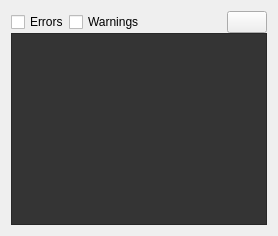
      <widget class="QWidget" name="layoutWidget">
       <layout class="QVBoxLayout" name="verticalLayout_16">
        <property name="spacing">
         <number>0</number>
        </property>
        <item>
         <layout class="QHBoxLayout" name="horizontalLayout_2">
          <item>
           <widget class="QCheckBox" name="errorsCheckBox">
            <property name="text">
             <string>Errors</string>
            </property>
           </widget>
          </item>
          <item>
           <widget class="QCheckBox" name="warningsCheckBox">
            <property name="text">
             <string>Warnings</string>
            </property>
           </widget>
          </item>
          <item>
           <spacer name="horizontalSpacer_2">
            <property name="orientation">
             <enum>Qt::Horizontal</enum>
            </property>
            <property name="sizeHint" stdset="0">
             <size>
              <width>40</width>
              <height>20</height>
             </size>
            </property>
           </spacer>
          </item>
          <item>
           <widget class="QPushButton" name="clearConsolePushButton">
            <property name="toolTip">
             <string>Clear console.</string>
            </property>
            <property name="text">
             <string/>
            </property>
            <property name="icon">
             <iconset resource="openscam.qrc">
              <normaloff>:/icons/clear.png</normaloff>:/icons/clear.png</iconset>
            </property>
           </widget>
          </item>
         </layout>
        </item>
        <item>
         <widget class="QTextEdit" name="console">
          <property name="styleSheet">
           <string notr="true">QTextEdit {
  background-color: #343434;
}</string>
          </property>
          <property name="lineWrapMode">
           <enum>QTextEdit::NoWrap</enum>
          </property>
          <property name="readOnly">
           <bool>true</bool>
          </property>
         </widget>
        </item>
       </layout>
      </widget>
